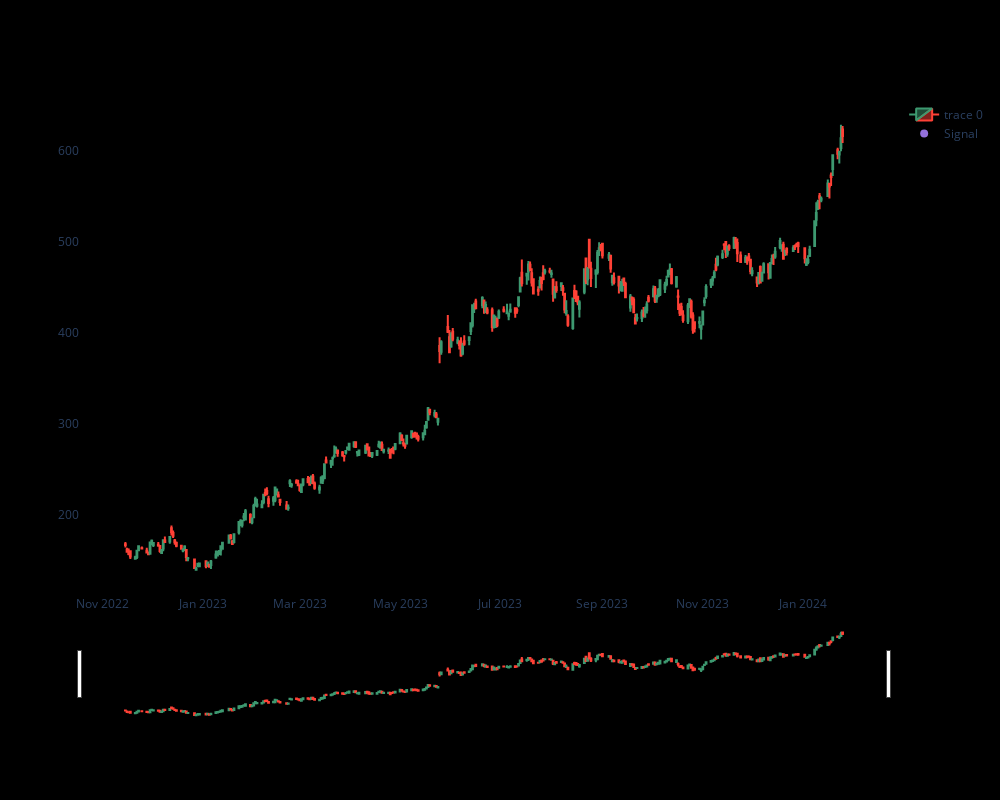

Write notebook code for a chart like this one.
### Code cell
data['pointpos'] = data.apply(lambda row: pointpos(row,"signal"), axis=1)
plot_with_signal(data[750:950])

### Figure 1 — Plotly figure (JSON) as saved in the notebook; plotly's stock layout.template omitted (floating-point values rounded to 4 significant figures; data arrays with more than 128 entries replaced by an {"elided": "..."} marker saying what was removed)
{"data": [{"close": {"elided": "299 float values"}, "high": {"elided": "299 float values"}, "low": {"elided": "299 float values"}, "open": {"elided": "299 float values"}, "type": "candlestick", "x": {"elided": "299 str values"}}, {"marker": {"color": "MediumPurple", "size": 8}, "mode": "markers", "name": "Signal", "type": "scatter", "x": {"elided": "299 str values"}, "y": {"elided": "299 null values"}}], "layout": {"autosize": false, "height": 800, "paper_bgcolor": "black", "plot_bgcolor": "black", "width": 1000, "xaxis": {"gridcolor": "black"}, "yaxis": {"gridcolor": "black"}}}
